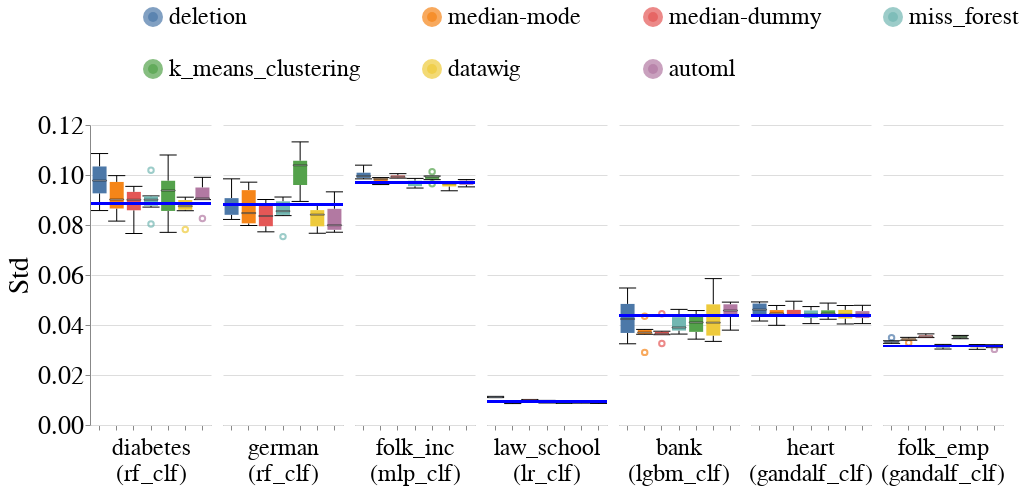

Here is the notebook cell this chart was saved with:
### Code cell
create_box_plots_for_diff_imputers_and_datasets(train_injection_scenario='MCAR3',
                                                test_injection_scenario='MCAR3',
                                                metric_name='std',
                                                db_client=db_client)

### Figure 1 — Vega-Lite specification as saved in the notebook (floating-point values rounded to 4 significant figures; data arrays with more than 128 entries replaced by an {"elided": "..."} marker saying what was removed)
{"config": {"view": {"continuousWidth": 400, "continuousHeight": 300, "stroke": null}, "axis": {"labelFontSize": 26, "labelFontWeight": "normal", "titleFontSize": 28, "titleFontWeight": "normal"}, "facet": {"spacing": 10}, "header": {"labelFontSize": 24, "labelOrient": "bottom", "labelPadding": 5, "titleFontSize": 28}, "legend": {"columns": 4, "direction": "horizontal", "labelFontSize": 24, "labelLimit": 400, "orient": "top", "symbolOffset": 50, "symbolStrokeWidth": 10, "titleAnchor": "middle", "titleFontSize": 26, "titleLimit": 300}, "title": {"fontSize": 28}}, "data": {"name": "data-45eb398124feaf115ccd9218a603d7c7"}, "facet": {"column": {"field": "Dataset_Name_With_Model_Name", "sort": {"field": "Dataset_Sequence_Number", "order": "ascending"}, "title": null, "type": "nominal"}}, "spec": {"layer": [{"mark": {"type": "boxplot", "median": {"stroke": "black", "strokeWidth": 0.7}, "ticks": true}, "encoding": {"color": {"field": "Null_Imputer_Name", "sort": ["deletion", "median-mode", "median-dummy", "miss_forest", "k_means_clustering", "datawig", "automl", "boost_clean"], "title": null, "type": "nominal"}, "x": {"axis": {"labels": false}, "field": "Null_Imputer_Name", "sort": ["deletion", "median-mode", "median-dummy", "miss_forest", "k_means_clustering", "datawig", "automl", "boost_clean"], "title": null, "type": "nominal"}, "y": {"field": "Metric_Value", "scale": {"zero": false}, "title": "Std", "type": "quantitative"}}}, {"mark": "rule", "encoding": {"color": {"value": "blue"}, "size": {"value": 2}, "y": {"field": "Baseline_Median", "type": "quantitative"}}}], "height": 300, "width": 120}, "resolve": {"scale": {"y": "shared"}}, "$schema": "https://vega.github.io/schema/vega-lite/v4.17.0.json", "datasets": {"data-45eb398124feaf115ccd9218a603d7c7": {"elided": "294 records"}}}
